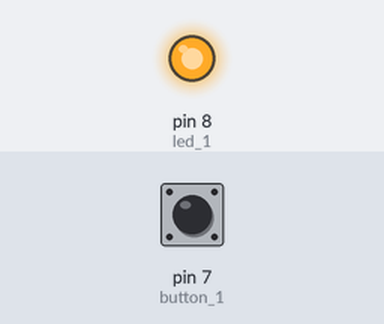
Recording of a sketch running on a simulated Arduino Uno, built with avr-gcc and run on an emulated ATmega328P. On the bench: output pins drawn as LEDs (lit = HIGH). The test bench sets the inputs (shaded band); at power-on: pin 7 (button_1) HIGH.

Above: at 1.2 s.
1.3 s: pin 7 (button_1) pulled LOW for 0.15 s
At 2.6 s:
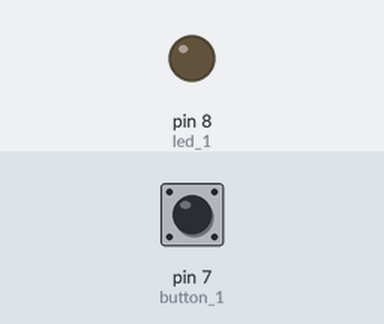
2.9 s: pin 7 (button_1) pulled LOW for 1 s
At 5.1 s:
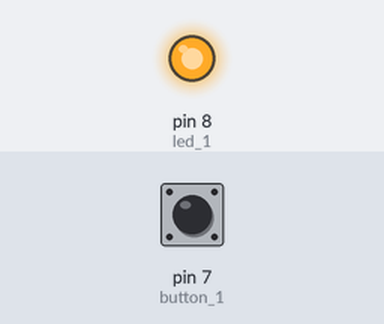
5.4 s: pin 7 (button_1) pulled LOW for 3.2 s
At 9.9 s:
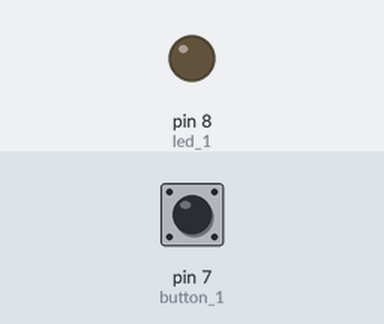
Timing chart, 0 to 11.4 s (numbered marks = the images above; inputs shaded):
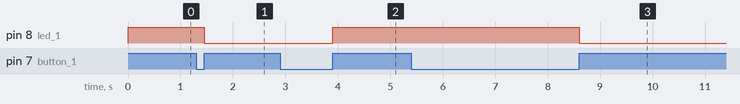

The sketch:

sketch3boton_aug30a.ino
```cpp
#define led_1 8         //Nuestro led de salida
#define button_1 7      //Nuestra entrada de satos que será el boton
boolean valor_led_1 = LOW;
boolean valor_button_1 = LOW;

void setup() {
  pinMode(led_1, OUTPUT);
  pinMode(button_1, INPUT);
}

void loop() {
  while(digitalRead(button_1) == LOW)
    valor_button_1 = LOW;

  if(valor_button_1 == LOW){
    valor_led_1 = !valor_led_1;
    digitalWrite(led_1, valor_led_1);
    valor_button_1 = HIGH;
  }
}
```

Measured:
- after the input at 1.3 s, pin 8 (led_1): HIGH → LOW after 0.15 s
- after the input at 2.9 s, pin 8 (led_1): LOW → HIGH after 1.0 s
- after the input at 5.4 s, pin 8 (led_1): HIGH → LOW after 3.2 s
